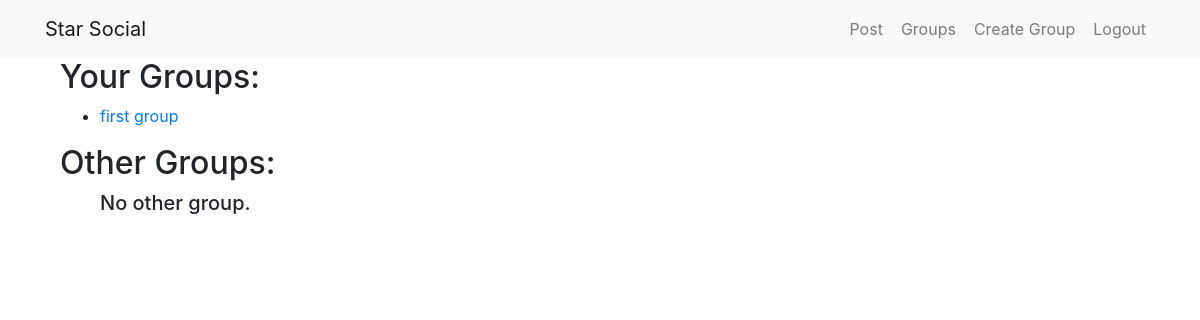
Page /posts/ (signed in) on the earlier database version.
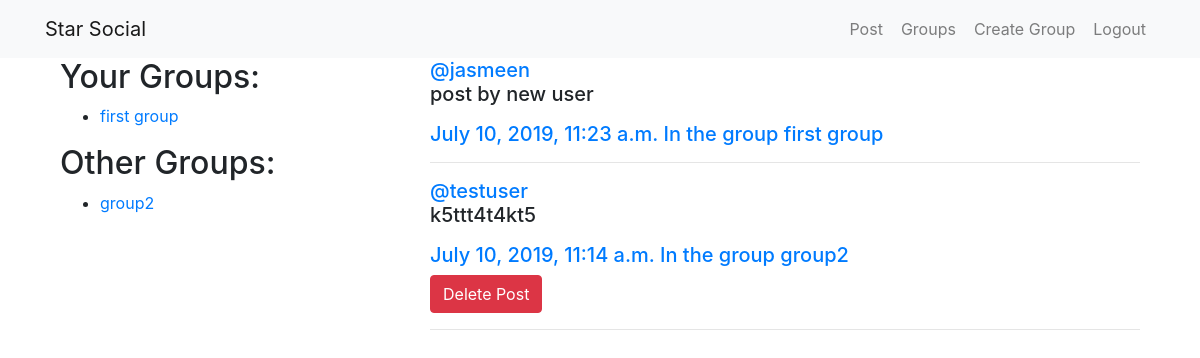
Same page on the later database version.
### groups/models.py (models this page shows, shortened)
class Group(models.Model):
    name = models.CharField(max_length=150,unique=True)
    slug = models.SlugField(allow_unicode=True,unique=True)
    description = models.TextField(blank=True,default='')
    description_html = models.TextField(editable=False, default='', blank=True)
    members = models.ManyToManyField(User,through="GroupMembers")
    class Meta:
        ordering=['name']

### posts/models.py (models this page shows, shortened)
class Post(models.Model):
    user = models.ForeignKey(User,on_delete=models.CASCADE,related_name='posts')
    created_at = models.DateTimeField(auto_now=True)
    message = models.TextField()
    message_html = models.TextField(editable=False)
    group = models.ForeignKey(Group,on_delete=models.CASCADE,related_name='posts',null=True,blank=True)
    class Meta:
        ordering=['-created_at']
        unique_together=['user','message']

### posts/views.py (the view)
# urls.py: path('',views.PostList.as_view(),name='all'),
class PostList(SelectRelatedMixin,generic.ListView):
    model = Post
    select_related = ('user','group')
    def get_context_data(self,**kwargs):
        context = super().get_context_data(**kwargs)
        context['other_groups'] = Group.objects.exclude(members__in=[self.request.user])
        context['member_groups'] = Group.objects.filter(members__in=[self.request.user])
        return context

### posts/templates/posts/post_list.html
{% extends 'posts/post_base.html' %}
  {% block pre_body %}
    <div class="col-md-4">
      {% if request.user.is_authenticated %}
        <h2>Your Groups:</h2>
        <ul>
          {% for member_group in member_groups %}
            <li>
              <a href="{% url 'groups:detail' slug=member_group.slug %}">{{member_group.name}}</a>
            </li>
          {% empty %}
              <h4>Not a member of any group!</h4>
          {% endfor %}
        </ul>
      {% endif %}
      <h2>Other Groups:</h2>
      <ul>
        {% for othergroup in other_groups %}
          <li>
            <a href="{% url 'groups:detail' slug=othergroup.slug %}">{{othergroup.name}}</a>
          </li>
       {% empty %}
          <h5>No other group.</h5>
       {% endfor %}
      </ul>
    </div>
  {% endblock %}
  {% block body %}
    <div class="col-md-8">
      {% for post in post_list %}
        {% include 'posts/_post.html' %}
      {% endfor %}
    </div>
  {% endblock %}

### posts/templates/posts/post_base.html (shortened to what this page needs)
{% extends 'base.html' %}
  {% block content %}
    <div class="container">
      <div class="row">
        {% block pre_body %} {% endblock %}
        {% block body %} {% endblock %}
      </div>
    </div>
  {% endblock %}

### templates/base.html (shortened to what this page needs)
<!DOCTYPE html>
<html lang="en" dir="ltr">
  <head>
    <link rel="stylesheet" href="https://stackpath.bootstrapcdn.com/bootstrap/4.3.1/css/bootstrap.min.css"
>
  </head>
  <body>
      <nav class="navbar navbar-expand-lg navbar-light bg-light" role="navigation">
          <div class="container">
            <a class="navbar-brand" href="{% url 'index' %}">Star Social</a>
            <div class="navbar-nav ml-auto">
              {% if user.is_authenticated %}
                <a class="nav-item nav-link btn btn-simple" href="{% url 'posts:new' %}">Post</a>
                <a class="nav-item nav-link btn btn-simple" href="{% url 'groups:all' %}">Groups</a>
                <a class="nav-item nav-link btn btn-simple" href="{% url 'groups:new' %}">Create Group</a>
                <a class="nav-item nav-link btn btn-simple" href="{% url 'accounts:logout' %}">Logout</a>
              {% else %}
                <a class="nav-item nav-link btn btn-simple" href="{% url 'groups:all' %}">Groups</a>
                <a class="nav-item nav-link btn btn-simple" href="{% url 'accounts:login' %}">Login</a>
                <a class="nav-item nav-link btn btn-simple" href="{% url 'accounts:signup' %}">Sign Up</a>
              {% endif %}
        </div>
      </nav>
      <div class="container">
        {% block content %}
        {% endblock %}
      </div>
  </body>
</html>

### posts/templates/posts/_post.html
  <div class="main_content">
    <h5>
      <a href="{% url 'posts:for_user' username=post.user.username %}">@{{post.user.username}}</a>
      {{post.message_html|safe}}
      <time><a href="{% url 'posts:detail' username=post.user.username pk=post.pk %}">{{post.created_at}}</a></time>
      {% if post.group %}
        <a href="{% url 'groups:detail' slug=post.group.slug %}">In the group {{post.group.name}}</a>
      {% endif %}
    </h5>
    {% if user.is_authenticated and post.user == user and not hide_delete %}
      <a href="{% url 'posts:delete' pk=post.pk %}" class='btn btn-danger'>Delete Post</a>
    {% endif %}
    <hr>
  </div>

Differences in the rows shown:
added Group: name "group2", shown under "Other Groups:"
added Post: user.username "jasmeen", message_html "post by new user", created_at "July 10, 2019, 11:23 a.m.", group.name "first group"
added Post: user.username "testuser", message_html "k5ttt4t4kt5", created_at "July 10, 2019, 11:14 a.m.", group.name "group2", shows "Delete Post"
Other differences:
text no longer shown: "No other group."
